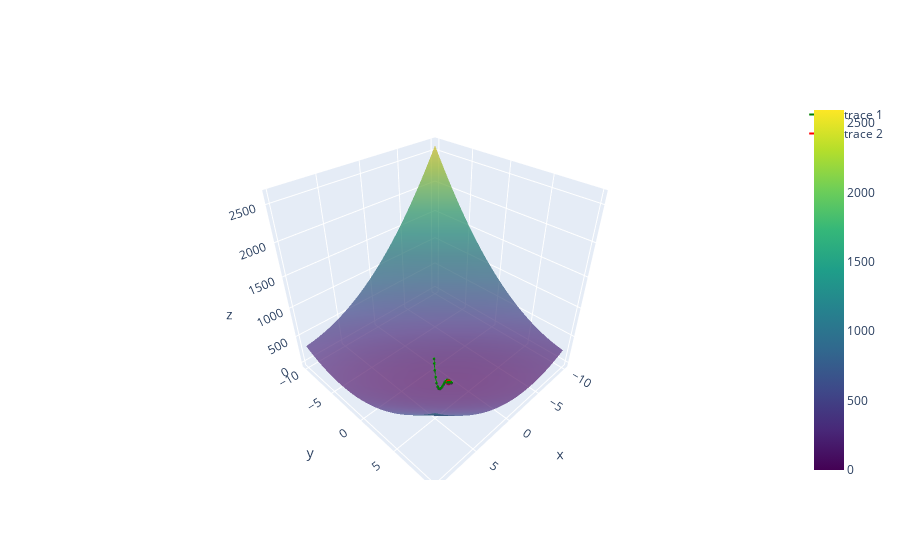

This figure's notebook cell:
### Code cell
visualize(df_coords, X, Y, Z)
